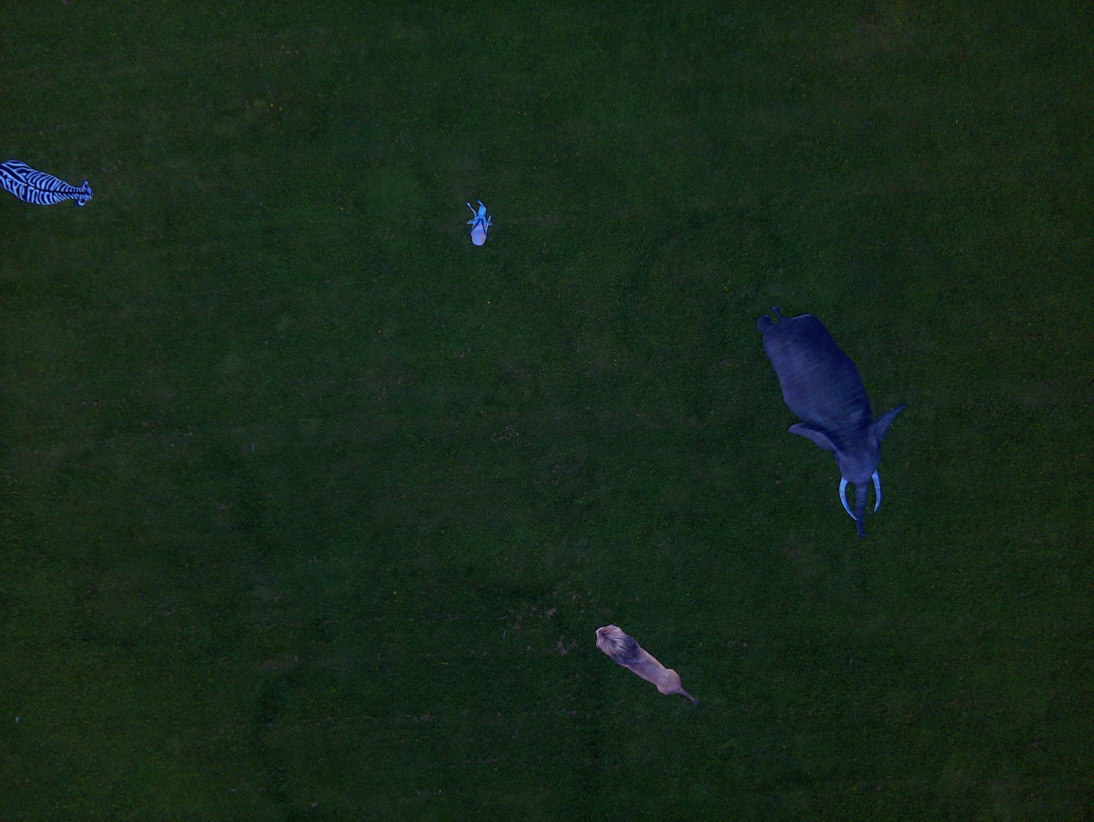
#> input picture assets/capture_7/img_15.jpg, 3280 x 2464 px (shown at 1/3 size)
$ python animaldetection.py
#> lines starting #> are read from the running program, lines starting #| are printed output that depends on the picture; after the words box and inside, x2 and y2 are one past the last pixel; in counts of white or black regions, pixels touching at a corner belong together
# Import necessary libraries
import numpy as np
import matplotlib
import matplotlib.pyplot as plt
import cv2

# Setup for Mahalanobis distance calculation
# load image and convert to HSV
image = cv2.imread("assets/capture_7/img_15.jpg")
#> image is the input picture: shape (2464, 3280, 3); mean B, G, R 25.9, 41.1, 22.9
resized = cv2.resize(image, (800, 600))
cv2.imshow("Original Image", resized)
hsv_image = cv2.cvtColor(image, cv2.COLOR_BGR2HSV)
#> hsv_image: shape (2464, 3280, 3); mean H, S, V 63.9, 127.8, 42.2
#cv2.imshow("HSV Image", hsv_image)

# Define the lower and upper limits for the green color in HSV and calculate the mask
lower_limit = np.array([0, 40, 40])
upper_limit = np.array([85, 255, 255])
mask = cv2.inRange(hsv_image, lower_limit, upper_limit)
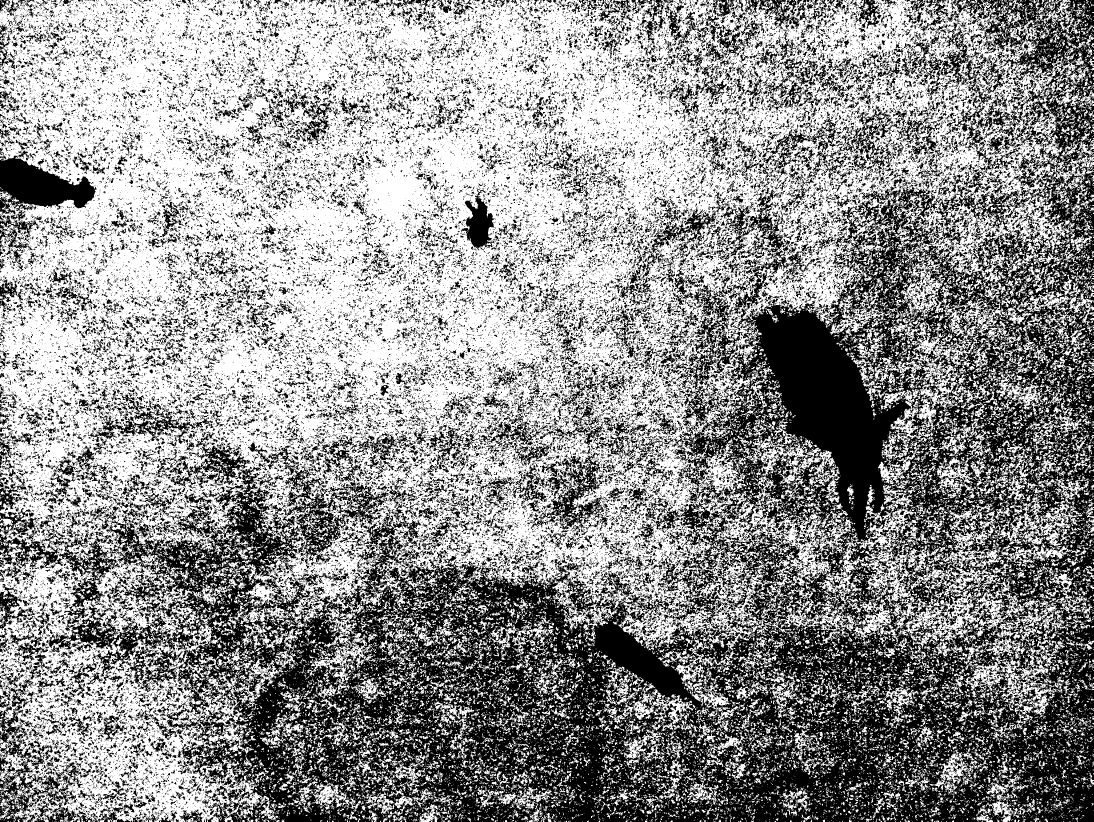
#> mask: shape (2464, 3280) (shown at 1/3 size); 57% white; 58398 black regions (49169 under 20 px), largest, box (x1, y1, x2, y2) and area: (138, 0, 3280, 2464) 2234620, (0, 451, 290, 664) 29463, (1592, 1358, 1824, 1590) 17655

lower_yellow = np.array([15, 30, 50])
upper_yellow = np.array([35, 255, 255])
mask_yellow = cv2.inRange(hsv_image, lower_yellow, upper_yellow)
#> mask_yellow: shape (2464, 3280); 0.01% white in thin lines or dots
mask_combined = cv2.bitwise_or(mask, mask_yellow)
#> mask_combined: shape (2464, 3280); 57% white; 58400 black regions (49171 under 20 px), largest, box (x1, y1, x2, y2) and area: (138, 0, 3280, 2464) 2234601, (0, 451, 290, 664) 29463, (1592, 1358, 1824, 1590) 17655
#mean, std = cv2.meanStdDev(image, mask = mask)

# Work with pixels
pixels = np.reshape(image, (-1, 3))
mask_pixels = np.reshape(mask_combined, (-1))
annot_pix_values = pixels[mask_pixels == 255, ]
avg = np.average(annot_pix_values, axis=0)
#> avg = [27.09, 45.53, 25.64]
cov = np.cov(annot_pix_values.transpose())
#> cov = [[39.46, 13.68, 17.7], [13.68, 20.32, 14.85], [17.7, 14.85, 37.28]]

# Calculate the difference
shape = pixels.shape
avg_value = np.repeat([avg], shape[0], axis=0)
diff = pixels - avg_value

# Calculate Mahalanobis distance between for the green values
inv_cov = np.linalg.inv(cov)
#> inv_cov = [[0.0357, -0.0164, -0.0104], [-0.0164, 0.077, -0.0229], [-0.0104, -0.0229, 0.0409]]
moddotproduct = diff * (diff @ inv_cov)
mahalanobis_distance = np.sum(moddotproduct, axis=1)
mahalanobis_distance_image = np.reshape(mahalanobis_distance, (image.shape[0], image.shape[1]))

# Threshold: classify grass (distance < 3 = grass)
threshold = 85.0
grass_mask = (mahalanobis_distance_image < threshold).astype(np.uint8) * 255
#> grass_mask: shape (2464, 3280); 98% white; 146 black regions (135 under 20 px), largest, box (x1, y1, x2, y2) and area: (2272, 920, 2717, 1613) 112658, (0, 477, 281, 622) 22744, (1787, 1871, 2064, 2087) 21558

# Remove grass
result = image.copy()
result[grass_mask == 255] = [0, 0, 0]  # black where grass was

resized_mahalanobis_distance_image = cv2.resize(mahalanobis_distance_image, (800, 600))
resized_grass_mask = cv2.resize(grass_mask, (800, 600))
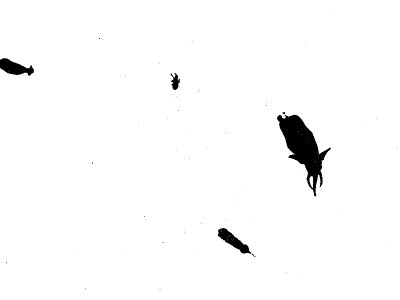
#> resized_grass_mask: shape (600, 800) (shown at 1/2 size); min 0, max 255, mean 249.8
resized_result = cv2.resize(result, (800, 600))

# Show results
#cv2.imshow("Mahalanobis Distance", resized_mahalanobis_distance_image / resized_mahalanobis_distance_image.max())
#cv2.imshow("Grass Mask", resized_grass_mask)
cv2.imshow("Grass Removed", resized_result)

# Invert mask to detect non-grass objects
non_grass_mask = cv2.bitwise_not(grass_mask)
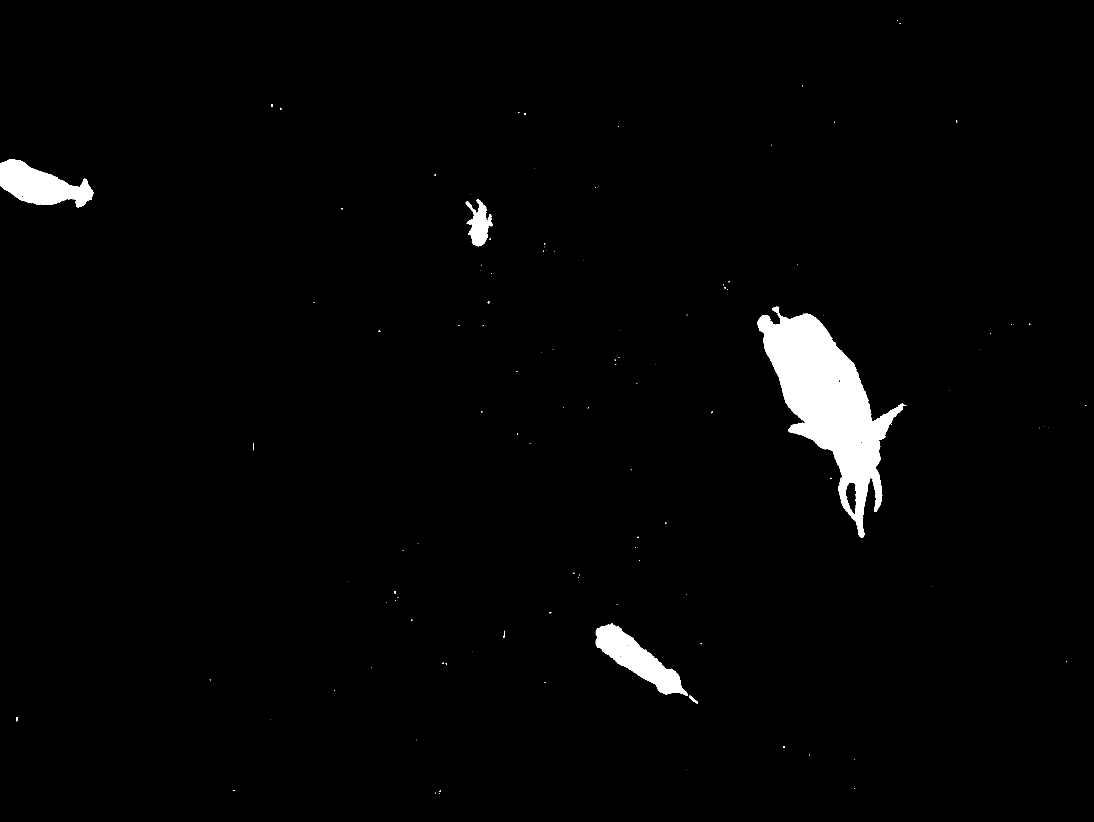
#> non_grass_mask: shape (2464, 3280) (shown at 1/3 size); 2% white; 146 white regions (135 under 20 px)

# Find contours in the non-grass mask
contours, _ = cv2.findContours(non_grass_mask, cv2.RETR_EXTERNAL, cv2.CHAIN_APPROX_SIMPLE)
#> contours = 146 contours, 138 with area under 20; largest, box (x1, y1, x2, y2) and area: (2272, 920, 2717, 1613) 113782, (0, 477, 281, 622) 22409, (1787, 1871, 2064, 2087) 21354, (1397, 598, 1478, 739) 5572, (2067, 2087, 2094, 2111) 145, (48, 2151, 54, 2164) 46, (759, 1330, 762, 1351) 24, (813, 313, 819, 320) 22
color_threshold = 15  # smaller = stricter match

out = image.copy()

Pixel_scale = 1250 # User defined
Altitude = 25 # meters
min_diameter = Pixel_scale / Altitude  # pixels

for i, cnt in enumerate(contours, start=1):
    (x, y), radius = cv2.minEnclosingCircle(cnt)
    diameter = radius * 2
    if diameter < min_diameter:
        continue  # Skip small objects

    # Mask for this contour
    single_mask = np.zeros(image.shape[:2], dtype=np.uint8)
    cv2.drawContours(single_mask, [cnt], -1, 255, thickness=cv2.FILLED)

    # Get HSV pixels inside the contour
    pixels_in_mask = hsv_image[single_mask == 255]
    if len(pixels_in_mask) == 0:
        continue

    # Average color in HSV
    avg_hsv = np.mean(pixels_in_mask, axis=0)
    avg_hsv_int = tuple(int(v) for v in avg_hsv)

    # Print the average color to terminal
    print(f"Contour {i}: Avg HSV = {avg_hsv_int}")

    # Draw a circle and label the contour number
    center = (int(x), int(y))
    #cv2.circle(out, center, int(radius), (0, 255, 0), 2)
    #cv2.putText(out, f"#{i}", center,
    #            cv2.FONT_HERSHEY_SIMPLEX, 3, (0, 0, 255), 2)

    #Elephant
    color_E_up = np.array([116, 200, 95])
    color_E_low = np.array([112, 161, 56])

    if (avg_hsv[0] >= color_E_low[0] and avg_hsv[0] <= color_E_up[0] and
        avg_hsv[1] >= color_E_low[1] and avg_hsv[1] <= color_E_up[1] and
        avg_hsv[2] >= color_E_low[2] and avg_hsv[2] <= color_E_up[2]):
        cv2.circle(out, center, int(radius), (0, 255, 0), 2)
        cv2.putText(out, "Elephant", center, cv2.FONT_HERSHEY_SIMPLEX, 2, (116, 172, 191), 3)

    #Antelope
    color_A_up = np.array([116, 177, 192])
    color_A_low = np.array([107, 144, 151])

    # Check if color matches antelope range
    antelope_color_match = (avg_hsv[0] >= color_A_low[0] and avg_hsv[0] <= color_A_up[0] and
                           avg_hsv[1] >= color_A_low[1] and avg_hsv[1] <= color_A_up[1] and
                           avg_hsv[2] >= color_A_low[2] and avg_hsv[2] <= color_A_up[2])

    #Hippo
    color_H_up = np.array([115, 213, 121])
    color_H_low = np.array([111, 200, 114])

    if (avg_hsv[0] >= color_H_low[0] and avg_hsv[0] <= color_H_up[0] and
        avg_hsv[1] >= color_H_low[1] and avg_hsv[1] <= color_H_up[1] and
        avg_hsv[2] >= color_H_low[2] and avg_hsv[2] <= color_H_up[2]):
        cv2.circle(out, center, int(radius), (0, 255, 0), 2)
        cv2.putText(out, "Hippo", center, cv2.FONT_HERSHEY_SIMPLEX, 2, (116, 172, 191), 3)

    #Lion
    color_L_up = np.array([141, 95, 142])
    color_L_low = np.array([121, 47, 101])

    if (avg_hsv[0] >= color_L_low[0] and avg_hsv[0] <= color_L_up[0] and
        avg_hsv[1] >= color_L_low[1] and avg_hsv[1] <= color_L_up[1] and
        avg_hsv[2] >= color_L_low[2] and avg_hsv[2] <= color_L_up[2]):
        cv2.circle(out, center, int(radius), (0, 255, 0), 2)
        cv2.putText(out, "Lion", center, cv2.FONT_HERSHEY_SIMPLEX, 2, (116, 172, 191), 3)

    #Zebra
    color_Z_up = np.array([118, 187, 172])
    color_Z_low = np.array([109, 135, 143])

    # Check if color matches zebra range
    zebra_color_match = (avg_hsv[0] >= color_Z_low[0] and avg_hsv[0] <= color_Z_up[0] and
                        avg_hsv[1] >= color_Z_low[1] and avg_hsv[1] <= color_Z_up[1] and
                        avg_hsv[2] >= color_Z_low[2] and avg_hsv[2] <= color_Z_up[2])

    # Size-based discrimination between zebra and antelope (both have similar colors)
    # Define size thresholds - adjust these based on your altitude and expected animal sizes
    large_animal_threshold = min_diameter * 2.5  # Zebras are typically larger
    small_animal_threshold = min_diameter * 0.8  # Antelopes are typically smaller

    # If both zebra and antelope color ranges match, use size to decide
    if zebra_color_match and antelope_color_match:
        if diameter >= large_animal_threshold:
            cv2.circle(out, center, int(radius), (0, 255, 0), 2)
            cv2.putText(out, "Zebra", center, cv2.FONT_HERSHEY_SIMPLEX, 2, (116, 172, 191), 3)
        elif diameter >= small_animal_threshold:
            cv2.circle(out, center, int(radius), (0, 255, 0), 2)
            cv2.putText(out, "Antelope", center, cv2.FONT_HERSHEY_SIMPLEX, 2, (116, 172, 191), 3)
    # If only zebra color matches
    elif zebra_color_match:
        cv2.circle(out, center, int(radius), (0, 255, 0), 2)
        cv2.putText(out, "Zebra", center, cv2.FONT_HERSHEY_SIMPLEX, 2, (116, 172, 191), 3)
    # If only antelope color matches
    elif antelope_color_match:
        cv2.circle(out, center, int(radius), (0, 255, 0), 2)
        cv2.putText(out, "Antelope", center, cv2.FONT_HERSHEY_SIMPLEX, 2, (116, 172, 191), 3)
#> this loop made 146 passes
#> (x, y, radius, diameter) on passes 3, 4, 6, 9, 11, 12, 13, 14: (1319.5, 2372.5, 2.92, 5.83), (700.5, 2370.5, 2.55, 5.1), (2058, 2308, 0.0001, 0.0002), (2352, 2240.5, 2.06, 4.12), (810, 2158, 0.0001, 0.0002), (51, 2157, 6.32, 12.65), (2080, 2099, 17.03, 34.06), (2058, 2073, 0.0001, 0.0002)
#> (printed output is left out)
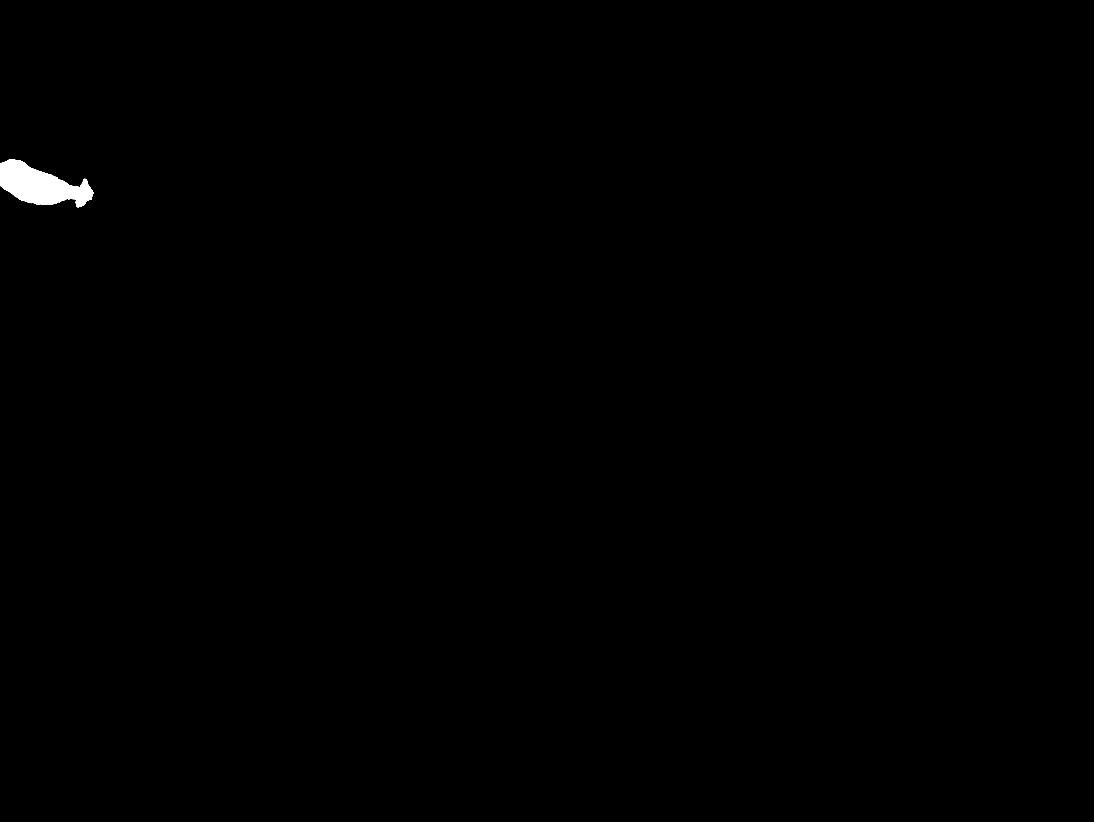
#> single_mask: shape (2464, 3280) (shown at 1/3 size); 0.28% white; 1 white region, box (x1, y1, x2, y2) and area: (0, 477, 281, 622) 22771

# Show labeled clusters
resized_out = cv2.resize(out, (800, 600))
cv2.imshow("Animals marked", resized_out)

# Wait for a key press and close all windows
cv2.waitKey(0)
cv2.destroyAllWindows()

$ run again, with assets/capture_7/img_0.jpg copied over assets/capture_7/img_15.jpg
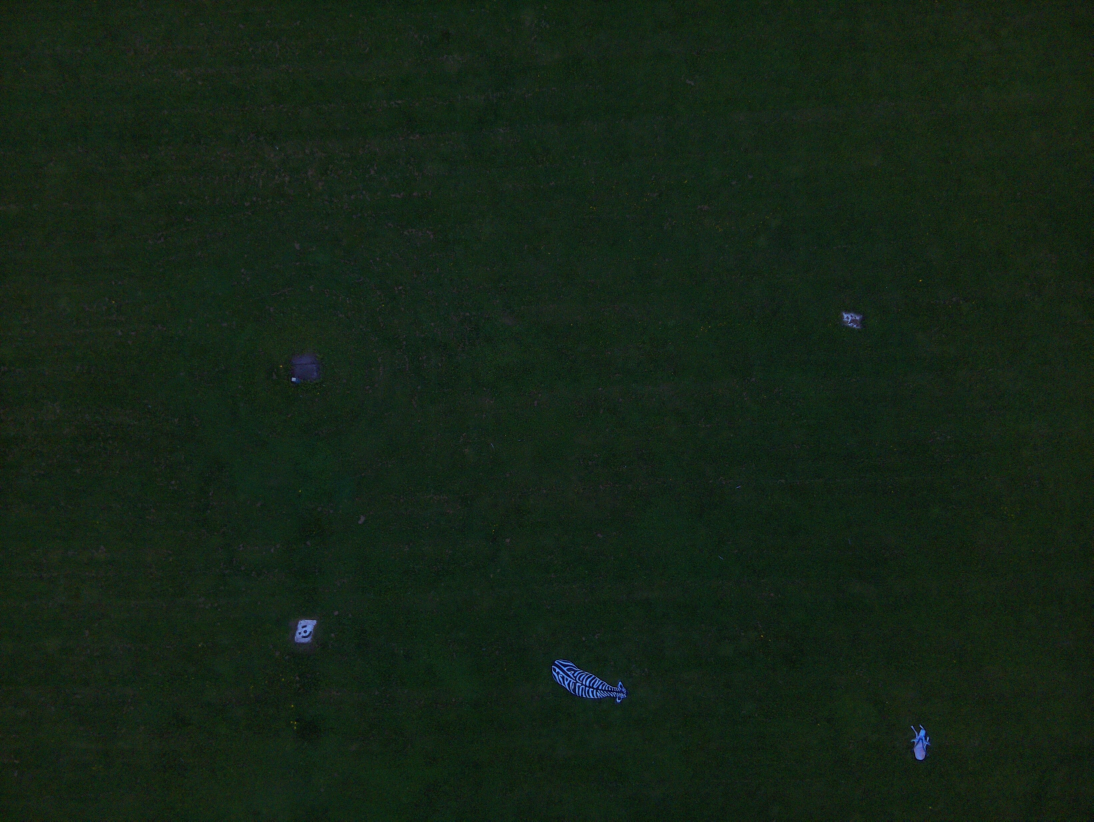
#> input picture assets/capture_7/img_0.jpg, 3280 x 2464 px (shown at 1/3 size)
#> image is the input picture: shape (2464, 3280, 3); mean B, G, R 22.6, 36.5, 21
#> hsv_image: shape (2464, 3280, 3); mean H, S, V 62.7, 120.2, 36.7
#> `mask = cv2.inRange(hsv_image, lower_limit, upper_limit)`:
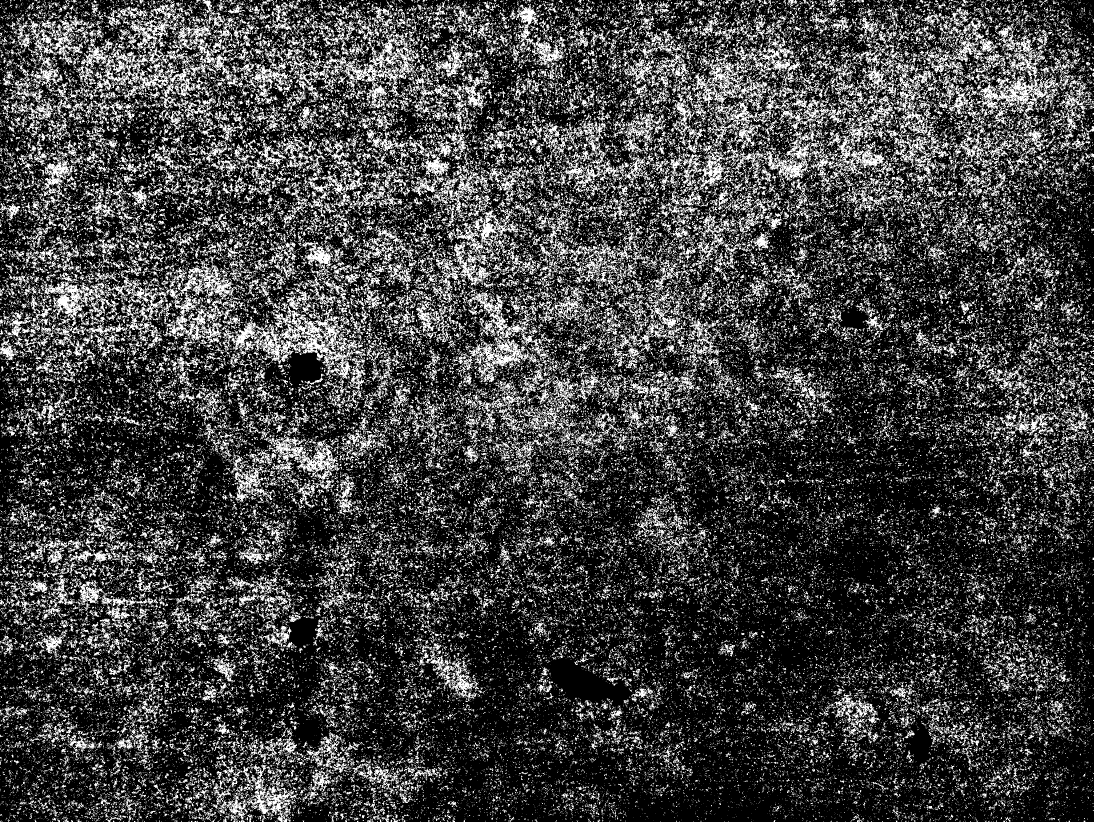
#> mask: shape (2464, 3280) (shown at 1/3 size); 25.6% white; 101356 white regions (87052 under 20 px), largest, box (x1, y1, x2, y2) and area: (228, 3, 701, 304) 36003, (668, 907, 1099, 1138) 27199, (377, 780, 731, 1039) 24874
#> mask_yellow: shape (2464, 3280); 0.01% white in thin lines or dots
#> mask_combined: shape (2464, 3280); 25.6% white; 101359 white regions (87055 under 20 px), largest, box (x1, y1, x2, y2) and area: (228, 3, 701, 304) 36007, (668, 907, 1099, 1138) 27199, (377, 780, 731, 1039) 24874
#> avg = [25.3, 42.36, 24.79]
#> cov = [[27.04, 4.32, 11.09], [4.32, 6.45, 5.61], [11.09, 5.61, 27.69]]
#> inv_cov = [[0.0459, -0.0179, -0.0148], [-0.0179, 0.195, -0.0324], [-0.0148, -0.0324, 0.0486]]
#> grass_mask: shape (2464, 3280); 99.6% white; 2521 black regions (2478 under 20 px), largest, box (x1, y1, x2, y2) and area: (1653, 1976, 1888, 2111) 15523, (2731, 2172, 2792, 2285) 4154, (883, 1857, 951, 1931) 3662
#> `non_grass_mask = cv2.bitwise_not(grass_mask)`:
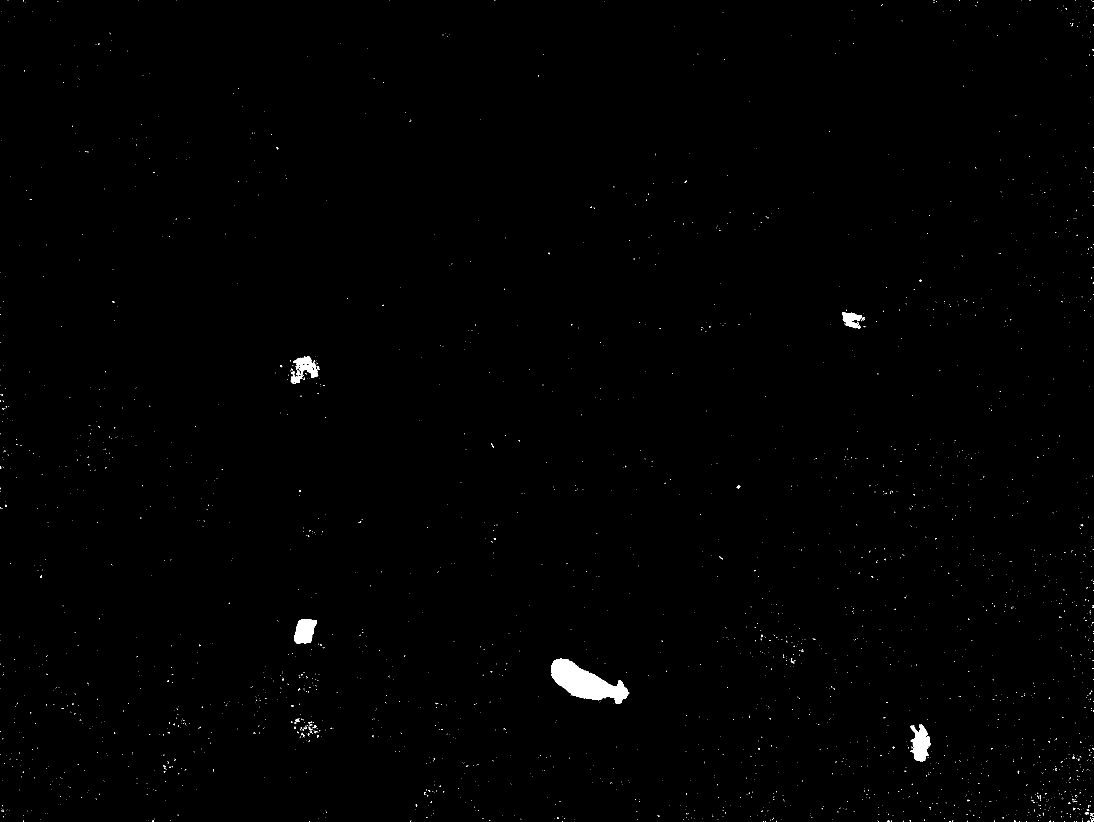
#> non_grass_mask: shape (2464, 3280) (shown at 1/3 size); 0.44% white; 2521 white regions (2478 under 20 px)
#> contours = 2521 contours, 2510 with area under 20; largest, box (x1, y1, x2, y2) and area: (1653, 1976, 1888, 2111) 15262, (2731, 2172, 2792, 2285) 3990, (883, 1857, 951, 1931) 3550, (872, 1070, 955, 1151) 2932, (2526, 936, 2586, 985) 1577
#> the loop `for i, cnt in enumerate(contours, start=1):` made 2521 passes
#> (x, y, radius, diameter) on passes 1 to 3: (3262, 2463, 0.0001, 0.0002), (3230, 2463, 0.0001, 0.0002), (3224, 2463, 0.0001, 0.0002)
#> (printed output is left out)
